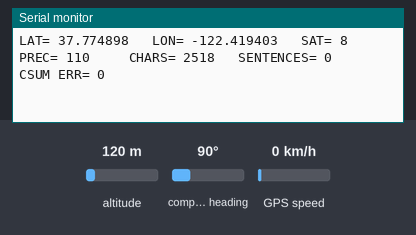
The sketch below on a simulated Arduino Uno, built with avr-gcc and run on an emulated ATmega328P. Parts: the last lines printed to the serial monitor. Inputs (shaded band) come from the test bench; at power-on: altitude 120 m, compass heading 90°, GPS speed 0 km/h. The GPS gets a fix after 3 s at 37.7749, -122.4194 with 8 satellites.

Above: at 5.3 s.
5.4 s: altitude set to 20 m
At 6.7 s:
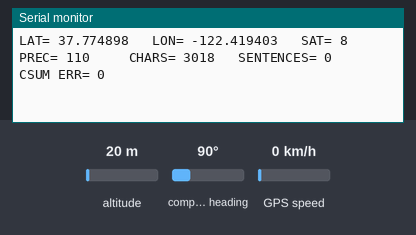
6.9 s: compass heading set to 7°
At 7.8 s:
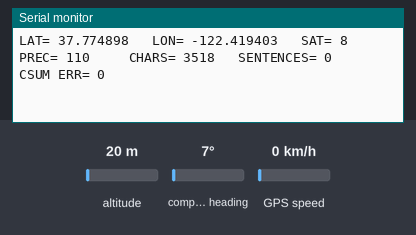
8.4 s: GPS speed set to 2 km/h
At 9.5 s:
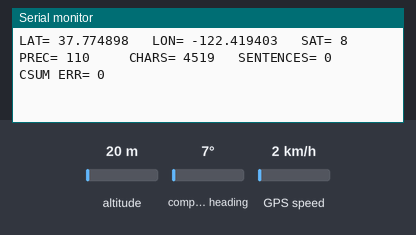
Timing chart, 0 to 11.4 s (numbered marks = the images above; inputs shaded):
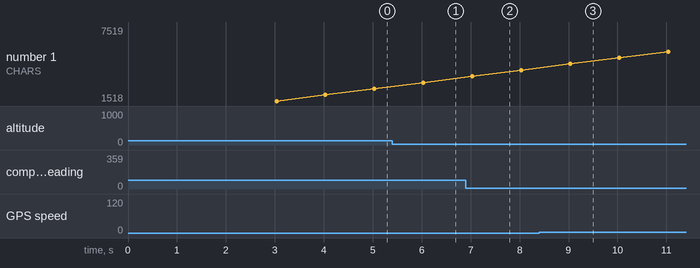

The sketch:

GPS_Test.ino
```cpp
/*
 Name:		GPS_Test.ino
 Created:	2/18/2018 11:18:50 PM
 Author:	stymc
*/


#include <SoftwareSerial.h>
#include <TinyGPS.h>

/* This sample code demonstrates the normal use of a TinyGPS object.
It requires the use of SoftwareSerial, and assumes that you have a
4800-baud serial GPS device hooked up on pins 12(rx) and 13(tx).
*/

#define __GPS__1__

const unsigned long	COORD_UPD_PERIOD = 1000; // Coordinate update period, ms

TinyGPS gps;
SoftwareSerial ss(12, 13);

uint8_t	state = LOW;
uint8_t	LED = 13;


void setup()
{
	Serial.begin(38400);
	ss.begin(9600);

	Serial.print("---== TinyGPS library v."); Serial.println(TinyGPS::library_version());
}

#ifdef __GPS__1__
void loop()
{
	bool newData = false;
	unsigned long chars;
	unsigned short sentences, failed;

	// Waiting and parse GPS data and report some key values
	for (unsigned long start = millis(); millis() - start < COORD_UPD_PERIOD && !newData;)
	{
		while (ss.available())
		{
			// Did a new valid sentence come in?
			char c = ss.read();
			if (gps.encode(c)) newData = true;
		}
	}

	// Check new data present&
	if (newData)
	{
		float flat, flon;
		unsigned long age;
		gps.f_get_position(&flat, &flon, &age);

		Serial.print("LAT= ");		// Latitude, Широта
		Serial.print(flat == TinyGPS::GPS_INVALID_F_ANGLE ? 0.0 : flat, 6);
		Serial.print("\t LON= ");	// Longitude, Долгота
		Serial.print(flon == TinyGPS::GPS_INVALID_F_ANGLE ? 0.0 : flon, 6);
		Serial.print("\t SAT= ");	// Satellites used in last full GPGGA sentence
		Serial.print(gps.satellites() == TinyGPS::GPS_INVALID_SATELLITES ? 0 : gps.satellites());
		Serial.print("\t PREC= ");	// Horizontal dilution of precision in 100ths
		Serial.print(gps.hdop() == TinyGPS::GPS_INVALID_HDOP ? 0 : gps.hdop());

		digitalWrite(LED, state);
		state = !state;
	}

	// GPS statistics
	gps.stats(&chars, &sentences, &failed);
	if (chars == 0) Serial.println("***** #1 NO GPS MODULE *****");
	else {
		Serial.print("\t\t CHARS= ");	Serial.print(chars);
		Serial.print("\t SENTENCES= ");	Serial.print(sentences);
		Serial.print("\t CSUM ERR= ");	Serial.println(failed);
	}
}
#endif __GPS__1__

#ifdef __GPS__2__
// Code for Reading GPS Coordinates
// Building Arduino Projects for the Internet of Things: Experiments with Real-World Applications
// Copyright © 2016 by Adeel Javed

static void smartdelay(unsigned long ms)
{
	unsigned long start = millis();
	do
	{
		while (ss.available())
			gps.encode(ss.read());
	} while (millis() - start < ms);
}

void loop( )
{
	unsigned long age = 0;
	float lat, lon;
	unsigned long chars;
	unsigned short sentences, failed;

	smartdelay(COORD_UPD_PERIOD);

	// GPS statistics
	gps.stats(&chars, &sentences, &failed);
	if (chars == 0) Serial.println("***** #2 NO GPS MODULE *****");
	else {
		gps.f_get_position(&lat, &lon, &age);

		lat = (lat == TinyGPS::GPS_INVALID_F_ANGLE ? 0.0 : lat);
		lon = (lon == TinyGPS::GPS_INVALID_F_ANGLE ? 0.0 : lon);

		Serial.print("\t LAT= ");		Serial.print(lat, 6);
		Serial.print("\t LON= ");	Serial.println(lon, 6);
	}
}
#endif __GPS__2__

#ifdef __GPS__3__
// Проект 33: Модуль GPS. Принцип работы, подключение, примеры
// http://arduino-kit.ru/textpage_ws/pages_ws/proekt-33_--modul-gps.-printsip-rabotyi-podklyuchenie-primeryi
bool newdata = false;
unsigned long start;
long lat, lon;
unsigned long time, date;

void loop()
{
	unsigned long chars;
	unsigned short sentences, failed;

	start = millis();

	// задержка между обновлениями координат
	while (millis() - start < COORD_UPD_PERIOD)
	{
		newdata = readgps();
		if (newdata)
		{
			start = millis();
			gps.get_position(&lat, &lon);
			gps.get_datetime(&date, &time);
			Serial.print("\t Lat: "); Serial.print(lat);
			Serial.print("\t Long: "); Serial.print(lon);
			Serial.print("\t Date: "); Serial.print(date);
			Serial.print("\t Time: "); Serial.println(time);
		}
	}
	// GPS statistics
	gps.stats(&chars, &sentences, &failed);
	if (chars == 0) Serial.println("***** #3 NO GPS MODULE *****");
}

// проверка наличия данных
bool readgps()
{
	while (ss.available())
	{
		int b = ss.read();
		//в TinyGPS есть ошибка: не обрабатываются данные с \r и \n
		if ('\r' != b)
		{
			if (gps.encode(b)) return true;
		}
	}
	return false;
}
#endif __GPS__3__
```

Measured:
- after the input at 8.4 s, the serial monitor: prints a new line after 0.64 s (image 3)
- plotted number 1: 3018 → 4018 after the input at 6.9 s
